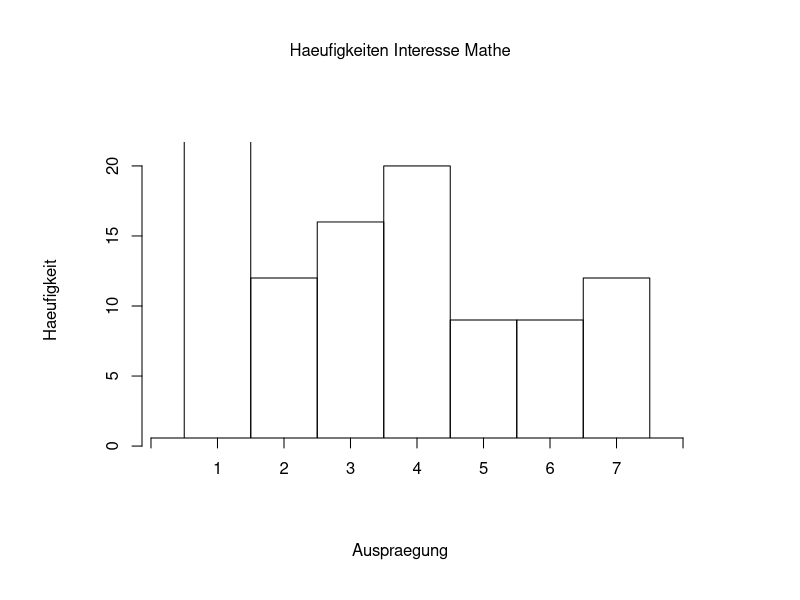
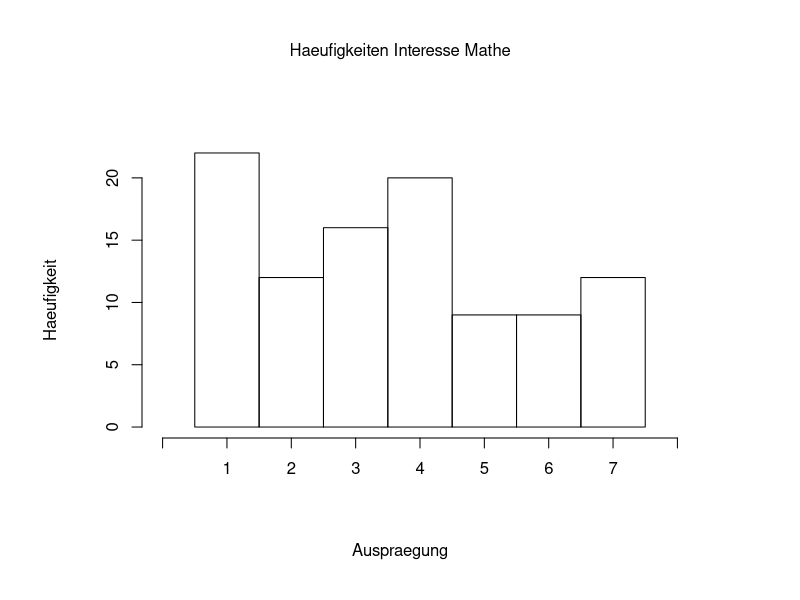
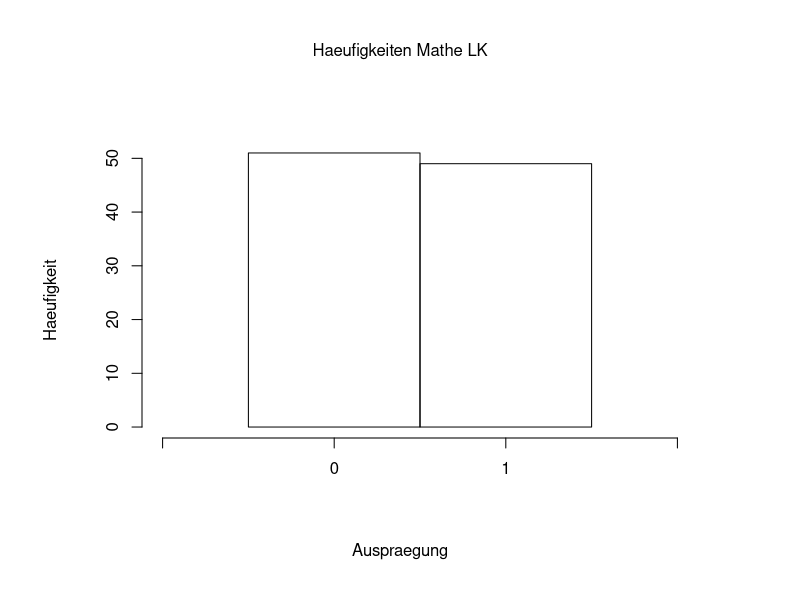
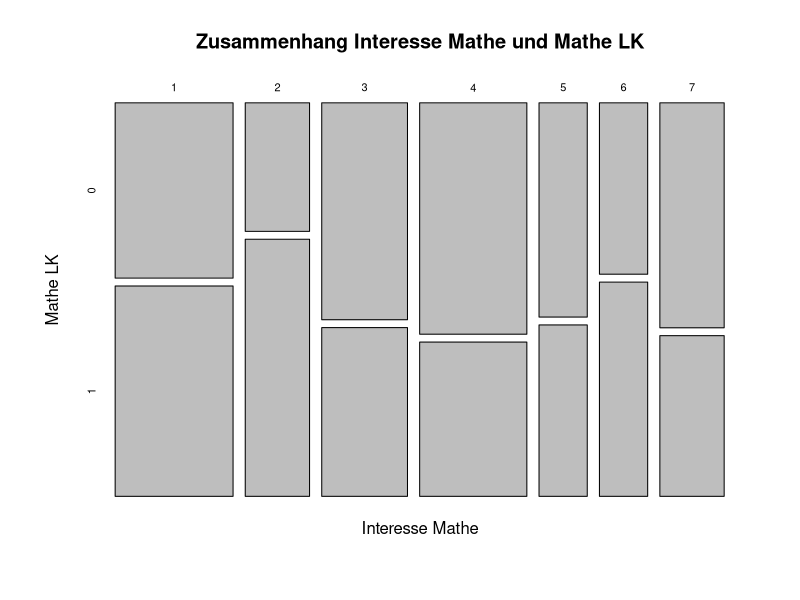
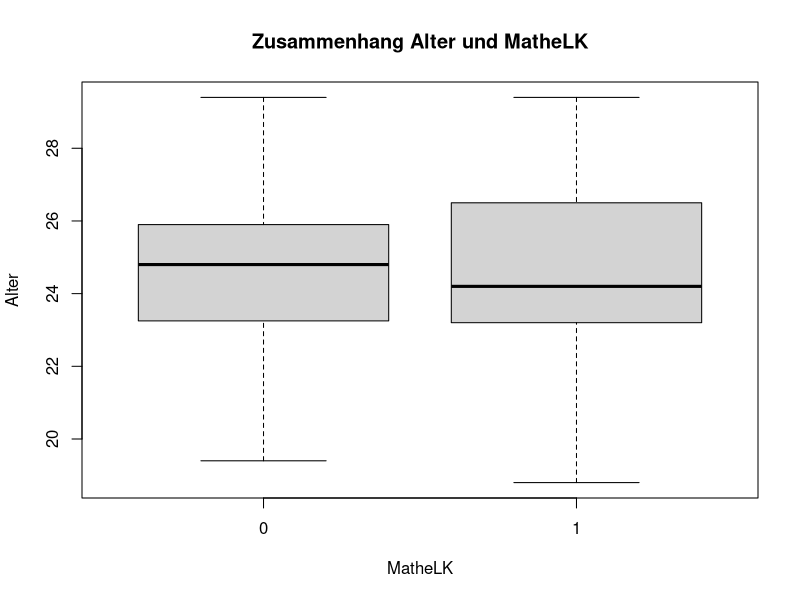
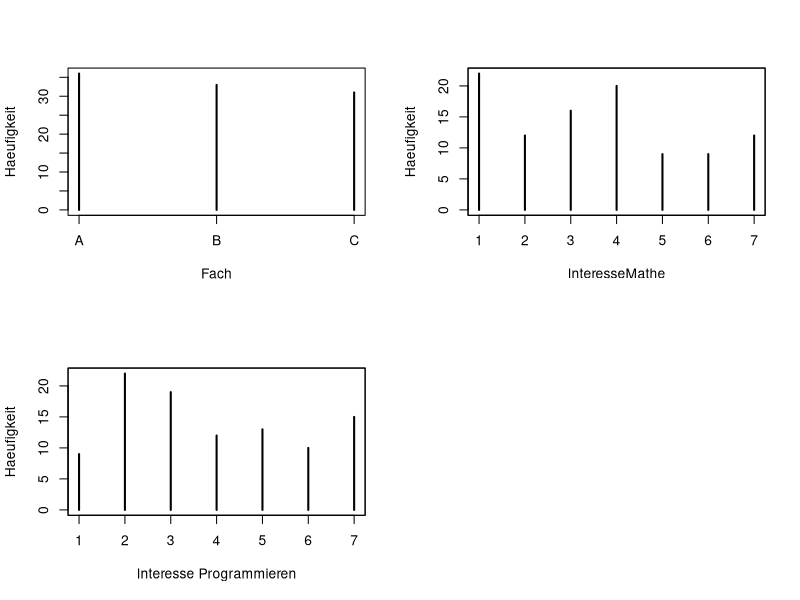

The R source for these figures, in order: (Note: this script raises an error after producing the figures.)
#Hier die Funktionen zur Auswertung
test <- data.frame("alter"=round(rnorm(100, mean = 25,sd = 2),1),
                   "fach"=factor(sample(c("A", "B", "C"),100, rep=T)),
                   "IntMath" = factor(sample(1:7, 100, rep=T)),
                   "IntPro" = factor(sample(1:7, 100, rep=T)),
                   "MLK" = factor(sample(0:1, 100, rep=T))                   )

# (a) Eine Funktion, die verschiedene geeignete deskriptive Statistiken
# fuer metrische Variablen berechnet und ausgibt

metric <- function(v, name, boxpl=FALSE){
  if(boxpl){boxplot(v, xlab=name, main=paste("Auswertung", name))}
  return(c(summary(v), "Varianz"=var(v)))
}
#Test
metric(test$alter, "Alter")



# b) Eine Funktion, die verschiedene geeignete deskriptive Statistiken
# fuer kategoriale Variablen berechnet und ausgibt

kateg <- function(v, name, plot=TRUE){
  tab <- table(v)
  mod <- names(which(table(v)==max(table(v))))
  
  #Grafik
  if(plot){
    n <- length(levels(v))
    maH <- max(table(v))
    plot.new()
    plot.window(xlim=c(0,n+1), ylim=c(0,maH))
    par(oma=c(3,3,3,3))
    axis(1, at=0:(n+1), labels = c("",levels(v),""))
    axis(2)
    rect(xleft=(1:n)-0.5, ybottom=0, xright=(1:n)+0.5, ytop=table(v))
    mtext(text=paste("Haeufigkeiten", name),side = 3, outer=TRUE)
    mtext("Auspraegung", 1, outer = TRUE)
    mtext("Haeufigkeit", 2, outer = TRUE)
  }
  return(list("Modus"=mod, "abs. Haeufigkeiten"=tab, "rel. Haeufigkeiten"=tab*(1/length(v))))
}
#Test
kateg(test$IntMath, "Interesse Mathe")

# (c) Eine Funktion, die geeignete deskriptive bivariate Statistiken fuer
# den Zusammenhang zwischen zwei kategorialen Variablen
# berechnet ausgibt

bivKateg <- function(v1, v2, name1, name2, plot){
  #einzelne Auswertungen
  cat("Auswewrtung der Variable v1", "\n")
  print(kateg(v1,name1))
  cat("--------------------------", "\n")
  cat("Auswertung der Variable v2", "\n")
  print(kateg(v2,name2))
  cat("--------------------------", "\n")
  
  #gemeinsame Haeufigkeiten
  tab <- table(v1, v2)
  rel_tab <- (1/min(c(length(v1), length(v2))))*tab
  
  #evtl noch Plot der gemeinsamen Haeufigkeiten
  if(plot){
    dev.off()
    plot(table(v1,v2), xlab=name1, ylab=name2, 
         main=paste("Zusammenhang", name1 ,"und", name2))
  }
  
  return(list("gemeinsame Haeufigkeiten"= tab, "rel. Haeufigkeiten"=rel_tab))
  
}

#Test
bivKateg(test$IntMath, test$MLK, "Interesse Mathe", "Mathe LK", TRUE)


# (d) Eine Funktion, die geeignete deskriptive bivariate Statistiken fuer
# den Zusammengang zwischen einer metrischen und einer
# dichotomen Variablen berechnet und ausgibt

bivMetDicho <- function(met, dic, nameMet, nameDic){
  boxplot(met ~ dic, xlab=nameDic, ylab=nameMet, 
          main=paste("Zusammenhang", nameMet, "und", nameDic))
  realisationen_von_dic = dic[which(duplicated(dic) == FALSE)]
  met1 = met[which(dic == realisationen_von_dic[1])]
  met2 = met[which(dic == realisationen_von_dic[2])]
  
  return(list("Realisationen_von_dic" = table(dic), "Erste_Realisation_von_dic" = metric(met1), 
              "Zweite_Realisation_von_dic" = metric(met2)))
}

#Test
bivMetDicho(met = test$alter, dic= test$MLK, "Alter", "MatheLK")


# (e) Eine Funktion, die eine mindestens ordinal skalierte Variable
# quantilbasiert kategorisiert (z.B. in niedrig, mittel, hoch)

quantKateg <- function(v){
  quantiles <- quantile(v, c(0.33,0.66))
  kat <- 0
  for(i in 1:length(v)){
    if(v[i]<=quantiles[1]){kat[i] <- "niedrig"}
    if(v[i]<=quantiles[2] && v[i]>quantiles[1]){kat[i] <- "mittel"}
    if(v[i]>quantiles[2]){kat[i] <- "hoch"}
  }
  return(kat)
}

#Test
quantKateg(test$alter)



# (f) Eine Funktion, die eine geeignete Visualisierung von drei oder vier
# kategorialen Variablen erstellt

visualize <- function(v1,v2,v3,v4="", name1, name2, name3, name4=""){
  par(mfrow=c(2,2))
  plot(table(v1), xlab=name1, ylab="Haeufigkeit")
  box()
  plot(table(v2), xlab=name2, ylab="Haeufigkeit")
  box()
  plot(table(v3), xlab=name3, ylab="Haeufigkeit")
  box()
  if(v4!=""){
    plot(table(v4), xlab=name4, ylab="Haeufigkeit")
    box()
    }
}

visualize(test$fach, test$IntMath, test$IntPro, test$MLK, 
          "Fach", "InteresseMathe", "Interesse Programmieren", "MatheLK")

# Freiwillig: weitere zur Deskription und Visualisierung geeignete
# Funktionen
